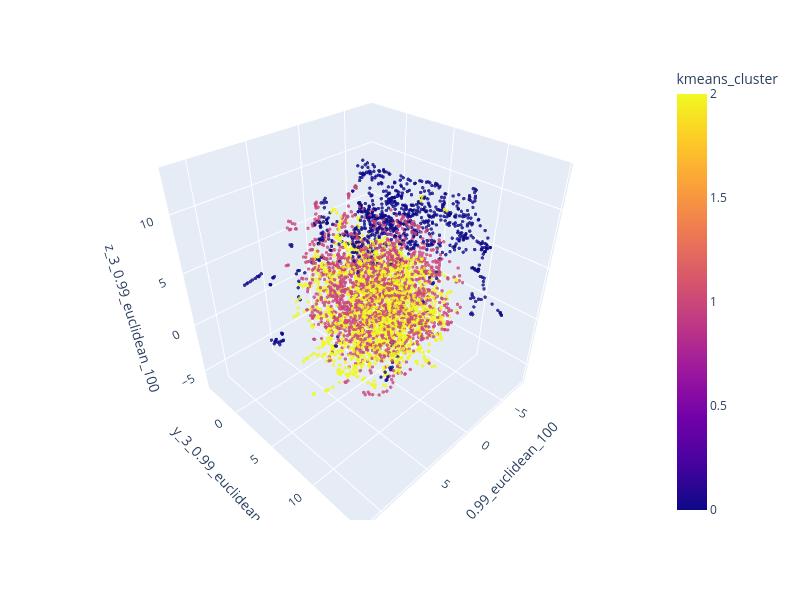

The code cell stored with this chart in its notebook:
### Code cell
# interactive plot

# plot
n_neighbors = 3
min_dist = 0.99
metric = "euclidean"
epochs = 100
width = 800
height = 600
size = 2
opacity = 0.8


fig = px.scatter_3d(
    df_umap,
    x=f"x_{str(n_neighbors)}_{str(min_dist)}_{metric}_{epochs}",
    y=f"y_{str(n_neighbors)}_{str(min_dist)}_{metric}_{epochs}",
    z=f"z_{str(n_neighbors)}_{str(min_dist)}_{metric}_{epochs}",
    color=df_umap["kmeans_cluster"],
    labels={"color": "kmeans_cluster"},
    hover_data=["uniprot_id"],
)
fig.update_traces(marker=dict(size=size), opacity=opacity)
fig.update_layout(width=width, height=height)
fig.show()

### Figure 1 — Plotly figure (JSON) as saved in the notebook; plotly's stock layout.template omitted (floating-point values rounded to 4 significant figures; data arrays with more than 128 entries replaced by an {"elided": "..."} marker saying what was removed)
{"data": [{"customdata": {"elided": "4431x1 str values"}, "hovertemplate": "x_3_0.99_euclidean_100=%{x}<br>y_3_0.99_euclidean_100=%{y}<br>z_3_0.99_euclidean_100=%{z}<br>uniprot_id=%{customdata[0]}<br>kmeans_cluster=%{marker.color}<extra></extra>", "legendgroup": "", "marker": {"color": {"elided": "4431 int values"}, "coloraxis": "coloraxis", "size": 2, "symbol": "circle"}, "mode": "markers", "name": "", "opacity": 0.8, "scene": "scene", "showlegend": false, "type": "scatter3d", "x": {"elided": "4431 float values"}, "y": {"elided": "4431 float values"}, "z": {"elided": "4431 float values"}}], "layout": {"coloraxis": {"colorbar": {"title": {"text": "kmeans_cluster"}}, "colorscale": [[0, "#0d0887"], [0.1111, "#46039f"], [0.2222, "#7201a8"], [0.3333, "#9c179e"], [0.4444, "#bd3786"], [0.5556, "#d8576b"], [0.6667, "#ed7953"], [0.7778, "#fb9f3a"], [0.8889, "#fdca26"], [1, "#f0f921"]]}, "height": 600, "legend": {"tracegroupgap": 0}, "margin": {"t": 60}, "scene": {"domain": {"x": [0, 1], "y": [0, 1]}, "xaxis": {"title": {"text": "x_3_0.99_euclidean_100"}}, "yaxis": {"title": {"text": "y_3_0.99_euclidean_100"}}, "zaxis": {"title": {"text": "z_3_0.99_euclidean_100"}}}, "width": 800}}
